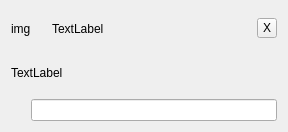
<?xml version="1.0" encoding="UTF-8"?>
<ui version="4.0">
 <class>PostFrame</class>
 <widget class="QFrame" name="PostFrame">
  <property name="geometry">
   <rect>
    <x>0</x>
    <y>0</y>
    <width>288</width>
    <height>132</height>
   </rect>
  </property>
  <property name="windowTitle">
   <string>Frame</string>
  </property>
  <layout class="QVBoxLayout" name="verticalLayout_2">
   <item>
    <layout class="QHBoxLayout" name="horizontalLayout">
     <item>
      <widget class="QLabel" name="avatarLabel">
       <property name="minimumSize">
        <size>
         <width>35</width>
         <height>35</height>
        </size>
       </property>
       <property name="maximumSize">
        <size>
         <width>35</width>
         <height>35</height>
        </size>
       </property>
       <property name="text">
        <string>img</string>
       </property>
       <property name="scaledContents">
        <bool>true</bool>
       </property>
      </widget>
     </item>
     <item>
      <widget class="QLabel" name="authorLabel">
       <property name="text">
        <string>TextLabel</string>
       </property>
      </widget>
     </item>
     <item>
      <widget class="QToolButton" name="deleteButton">
       <property name="maximumSize">
        <size>
         <width>20</width>
         <height>20</height>
        </size>
       </property>
       <property name="toolTip">
        <string>Close panel</string>
       </property>
       <property name="text">
        <string>X</string>
       </property>
      </widget>
     </item>
    </layout>
   </item>
   <item>
    <widget class="QLabel" name="contentLabel">
     <property name="text">
      <string>TextLabel</string>
     </property>
     <property name="wordWrap">
      <bool>true</bool>
     </property>
     <property name="openExternalLinks">
      <bool>true</bool>
     </property>
    </widget>
   </item>
   <item>
    <layout class="QVBoxLayout" name="comments">
     <property name="leftMargin">
      <number>20</number>
     </property>
     <item>
      <layout class="QVBoxLayout" name="commentsLayout"/>
     </item>
     <item>
      <widget class="QLineEdit" name="commentLineEdit"/>
     </item>
    </layout>
   </item>
  </layout>
 </widget>
 <resources/>
 <connections/>
</ui>
